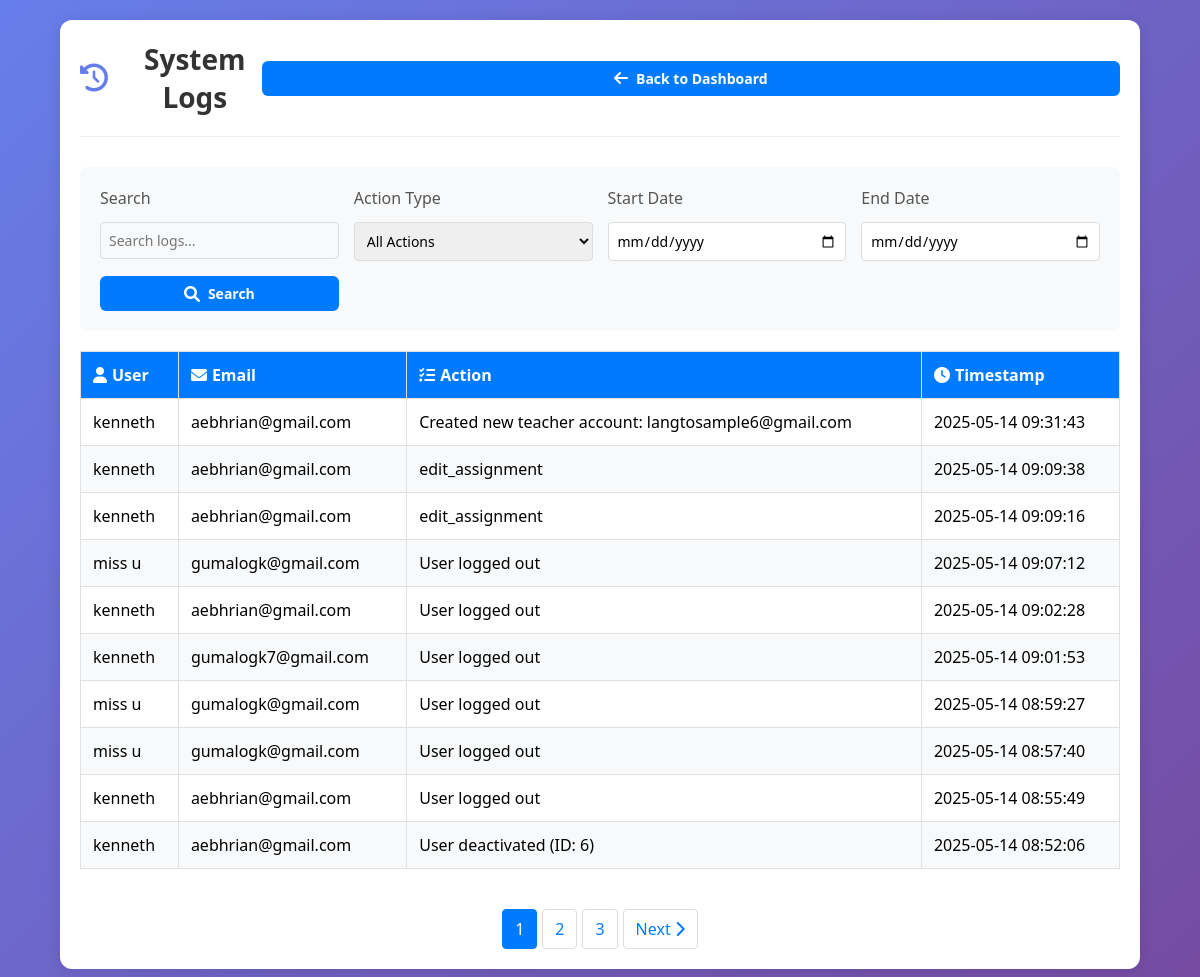
The app's page /pages/view_logs.php (signed in) with its own data.
### tables this page shows
CREATE TABLE `logs` (
  `id` int(11) NOT NULL,
  `user_id` int(11) NOT NULL,
  `action` varchar(255) NOT NULL,
  `ip_address` varchar(45) DEFAULT NULL,
  `user_agent` text DEFAULT NULL,
  `timestamp` timestamp NOT NULL DEFAULT current_timestamp(),
  `details` text DEFAULT NULL
);

CREATE TABLE `users` (
  `id` int(11) NOT NULL,
  `name` varchar(100) NOT NULL,
  `email` varchar(100) NOT NULL,
  `password` varchar(255) NOT NULL,
  `role` enum('admin','teacher','user') NOT NULL DEFAULT 'user',
  `verification_code` varchar(6) DEFAULT NULL,
  `is_verified` tinyint(1) NOT NULL DEFAULT 0,
  `status` tinyint(1) NOT NULL DEFAULT 1,
  `last_login` timestamp NULL DEFAULT NULL,
  `login_attempts` int(11) NOT NULL DEFAULT 0,
  `password_reset_token` varchar(64) DEFAULT NULL,
  `password_reset_expires` timestamp NULL DEFAULT NULL,
  `created_at` timestamp NOT NULL DEFAULT current_timestamp()
);

### pages/view_logs.php (the view, shortened to what this page needs)
<?php
require_once __DIR__ . '/../config/database.php';
$logs_per_page = 10;
$page = isset($_GET['page']) ? (int)$_GET['page'] : 1;
$offset = ($page - 1) * $logs_per_page;
$search = isset($_GET['search']) ? $_GET['search'] : '';
$start_date = isset($_GET['start_date']) ? $_GET['start_date'] : '';
$end_date = isset($_GET['end_date']) ? $_GET['end_date'] : '';
$action_filter = isset($_GET['action_filter']) ? $_GET['action_filter'] : '';
$action_condition = $action_filter ? "AND l.action = :action_filter" : '';
$date_condition = '';
$sort_column = isset($_GET['sort']) ? $_GET['sort'] : 'timestamp';
$sort_order = isset($_GET['order']) && $_GET['order'] === 'asc' ? 'ASC' : 'DESC';
$query = "SELECT l.*, u.name, u.email
          FROM logs l
          JOIN users u ON l.user_id = u.id
          WHERE (u.name LIKE :search OR l.action LIKE :search OR u.email LIKE :search)
          $action_condition $date_condition
          ORDER BY $sort_column $sort_order
          LIMIT :limit OFFSET :offset";
$stmt = $conn->prepare($query);
$stmt->bindValue(':search', '%' . $search . '%', PDO::PARAM_STR);
$stmt->bindValue(':limit', $logs_per_page, PDO::PARAM_INT);
$stmt->bindValue(':offset', $offset, PDO::PARAM_INT);
$stmt->execute();
$logs = $stmt->fetchAll(PDO::FETCH_ASSOC);
$count_query = "SELECT COUNT(*) FROM logs l
                JOIN users u ON l.user_id = u.id
                WHERE (u.name LIKE :search OR l.action LIKE :search OR u.email LIKE :search)
                $action_condition $date_condition";
$count_stmt = $conn->prepare($count_query);
$count_stmt->bindValue(':search', '%' . $search . '%', PDO::PARAM_STR);
$count_stmt->execute();
$total_logs = $count_stmt->fetchColumn();
$total_pages = ceil($total_logs / $logs_per_page);
?>
<!DOCTYPE html>
<html lang="en">
<head>
    <link rel="stylesheet" href="styles.css">
    <link rel="stylesheet" href="https://cdnjs.cloudflare.com/ajax/libs/font-awesome/6.0.0/css/all.min.css">
</head>
<body>
    <div class="container">
        <div class="header">
            <h1><i class="fas fa-history"></i> System Logs</h1>
            <a href="admin_dashboard.php" class="btn">
                <i class="fas fa-arrow-left"></i> Back to Dashboard
            </a>
        </div>
        <form method="GET" action="view_logs.php" class="filters">
            <div class="filter-group">
                <label for="search">Search</label>
                <input type="text" id="search" name="search" placeholder="Search logs..." value="<?= htmlspecialchars($search) ?>">
            </div>
            <div class="filter-group">
                <label for="action_filter">Action Type</label>
                <select name="action_filter" id="action_filter">
                    <option value="">All Actions</option>
                </select>
            </div>
            <div class="filter-group">
                <label for="start_date">Start Date</label>
                <input type="date" id="start_date" name="start_date" value="<?= htmlspecialchars($start_date) ?>">
            </div>
            <div class="filter-group">
                <label for="end_date">End Date</label>
                <input type="date" id="end_date" name="end_date" value="<?= htmlspecialchars($end_date) ?>">
            </div>
            <div class="filter-group" style="align-self: end;">
                <button type="submit" class="btn">
                    <i class="fas fa-search"></i> Search
                </button>
            </div>
        </form>
        <div class="table-container">
            <?php if (empty($logs)): ?>
                <div class="no-logs">
                    <i class="fas fa-info-circle"></i> No logs found matching your criteria.
                </div>
            <?php else: ?>
                <table>
                    <thead>
                        <tr>
                            <th>
                                <a href="?sort=name&order=<?= $sort_order === 'ASC' ? 'desc' : 'asc' ?>&search=<?= htmlspecialchars($search) ?>&action_filter=<?= htmlspecialchars($action_filter) ?>&start_date=<?= htmlspecialchars($start_date) ?>&end_date=<?= htmlspecialchars($end_date) ?>">
                                    <i class="fas fa-user"></i> User
                                </a>
                            </th>
                            <th>
                                <a href="?sort=email&order=<?= $sort_order === 'ASC' ? 'desc' : 'asc' ?>&search=<?= htmlspecialchars($search) ?>&action_filter=<?= htmlspecialchars($action_filter) ?>&start_date=<?= htmlspecialchars($start_date) ?>&end_date=<?= htmlspecialchars($end_date) ?>">
                                    <i class="fas fa-envelope"></i> Email
                                </a>
                            </th>
                            <th>
                                <a href="?sort=action&order=<?= $sort_order === 'ASC' ? 'desc' : 'asc' ?>&search=<?= htmlspecialchars($search) ?>&action_filter=<?= htmlspecialchars($action_filter) ?>&start_date=<?= htmlspecialchars($start_date) ?>&end_date=<?= htmlspecialchars($end_date) ?>">
                                    <i class="fas fa-tasks"></i> Action
                                </a>
                            </th>
                            <th>
                                <a href="?sort=timestamp&order=<?= $sort_order === 'ASC' ? 'desc' : 'asc' ?>&search=<?= htmlspecialchars($search) ?>&action_filter=<?= htmlspecialchars($action_filter) ?>&start_date=<?= htmlspecialchars($start_date) ?>&end_date=<?= htmlspecialchars($end_date) ?>">
                                    <i class="fas fa-clock"></i> Timestamp
                                </a>
                            </th>
                        </tr>
                    </thead>
                    <tbody>
                        <?php foreach ($logs as $log): ?>
                            <tr>
                                <td><?= htmlspecialchars($log['name']) ?></td>
                                <td><?= htmlspecialchars($log['email']) ?></td>
                                <td><?= htmlspecialchars($log['action']) ?></td>
                                <td><?= htmlspecialchars($log['timestamp']) ?></td>
                            </tr>
                        <?php endforeach; ?>
                    </tbody>
                </table>
            <?php endif; ?>
        </div>
        <?php if ($total_pages > 1): ?>
            <div class="pagination">
                <?php for ($i = 1; $i <= $total_pages; $i++): ?>
                    <a href="?page=<?= $i ?>&search=<?= htmlspecialchars($search) ?>&action_filter=<?= htmlspecialchars($action_filter) ?>&start_date=<?= htmlspecialchars($start_date) ?>&end_date=<?= htmlspecialchars($end_date) ?>&sort=<?= htmlspecialchars($sort_column) ?>&order=<?= htmlspecialchars($sort_order) ?>"
                       class="<?= $i === $page ? 'active' : '' ?>">
                        <?= $i ?>
                    </a>
                <?php endfor; ?>
                <?php if ($page < $total_pages): ?>
                    <a href="?page=<?= $page + 1 ?>&search=<?= htmlspecialchars($search) ?>&action_filter=<?= htmlspecialchars($action_filter) ?>&start_date=<?= htmlspecialchars($start_date) ?>&end_date=<?= htmlspecialchars($end_date) ?>&sort=<?= htmlspecialchars($sort_column) ?>&order=<?= htmlspecialchars($sort_order) ?>">
                        Next <i class="fas fa-chevron-right"></i>
                    </a>
                <?php endif; ?>
            </div>
        <?php endif; ?>
    </div>
</body>
</html>

### assets/styles.css (style rules this page uses)
:root { --primary-color: #007BFF; --secondary-color: #6c757d; --success-color: #28a745; --danger-color: #dc3545; --warning-color: #ffc107; --info-color: #17a2b8; --light-color: #f8f9fa; --dark-color: #343a40; --border-radius: 8px; --box-shadow: 0 2px 15px rgba(0, 0, 0, 0.1); --transition: all 0.3s ease; }
* { margin: 0; padding: 0; box-sizing: border-box; font-family: 'Segoe UI', Tahoma, Geneva, Verdana, sans-serif; }
body { background: linear-gradient(135deg, #667eea 0%, #764ba2 100%); min-height: 100vh; display: flex; align-items: center; justify-content: center; padding: 20px; }
.container { width: 100%; max-width: 400px; background: rgba(255, 255, 255, 0.95); border-radius: 15px; box-shadow: 0 8px 32px rgba(0, 0, 0, 0.1); backdrop-filter: blur(10px); padding: 30px; }
h1 { color: #333; text-align: center; margin-bottom: 30px; font-size: 28px; }
h1 i { margin-right: 10px; color: #667eea; }
label { display: block; margin-bottom: 8px; color: #555; font-weight: 500; }
input[type="text"], input[type="email"], input[type="password"] { width: 100%; padding: 12px 15px 12px 45px; border: 2px solid #e1e1e1; border-radius: 8px; font-size: 16px; transition: all 0.3s ease; background: #f8f9fa; }
.btn { width: 100%; padding: 12px; background: #667eea; color: white; border: none; border-radius: 8px; font-size: 16px; font-weight: 600; cursor: pointer; transition: all 0.3s ease; display: flex; align-items: center; justify-content: center; gap: 10px; }

### pages/view_logs.php (style rules this page uses)
body { font-family: 'Arial', sans-serif; margin: 0; padding: 0; background-color: #f4f4f9; }
.container { width: 90%; max-width: 1200px; margin: 20px auto; background: #fff; padding: 20px; border-radius: 12px; box-shadow: 0 2px 15px rgba(0, 0, 0, 0.1); }
.header { display: flex; justify-content: space-between; align-items: center; margin-bottom: 30px; padding-bottom: 20px; border-bottom: 1px solid #eee; }
.header h1 { margin: 0; color: #333; display: flex; align-items: center; gap: 10px; }
.filters { display: grid; grid-template-columns: repeat(auto-fit, minmax(200px, 1fr)); gap: 15px; margin-bottom: 20px; padding: 20px; background: #f8f9fa; border-radius: 8px; }
.filter-group { display: flex; flex-direction: column; gap: 5px; }
.filter-group label { font-weight: 500; color: #555; }
.filter-group input, .filter-group select { padding: 8px; border: 1px solid #ddd; border-radius: 4px; font-size: 14px; }
.btn { display: inline-flex; align-items: center; gap: 8px; padding: 8px 16px; background-color: #007BFF; color: #fff; border: none; border-radius: 6px; cursor: pointer; text-decoration: none; font-size: 14px; transition: background-color 0.3s; }
.btn i { font-size: 16px; }
.table-container { overflow-x: auto; margin: 20px 0; }
table { width: 100%; border-collapse: collapse; margin-bottom: 20px; background: #fff; }
table th, table td { border: 1px solid #e0e0e0; padding: 12px; text-align: left; }
table th { background-color: #007BFF; color: #fff; font-weight: 600; white-space: nowrap; }
table th a { color: #fff; text-decoration: none; display: flex; align-items: center; gap: 5px; }
table tr:nth-child(even) { background-color: #f8f9fa; }
.pagination { display: flex; justify-content: center; gap: 5px; margin-top: 20px; }
.pagination a { padding: 8px 12px; border: 1px solid #ddd; border-radius: 4px; text-decoration: none; color: #007BFF; transition: all 0.3s; }
.pagination a.active { background-color: #007BFF; color: #fff; border-color: #007BFF; }

### records on screen
logs: user.name "kenneth", user.email "aebhrian@gmail.com", action "Created new teacher account: langtosample6@gmail.com", timestamp "2025-05-14 09:31:43"
logs: user.name "kenneth", user.email "aebhrian@gmail.com", action "edit_assignment", timestamp "2025-05-14 09:09:38"
logs: user.name "kenneth", user.email "aebhrian@gmail.com", action "edit_assignment", timestamp "2025-05-14 09:09:16"
logs: user.name "miss u", user.email "gumalogk@gmail.com", action "User logged out", timestamp "2025-05-14 09:07:12"
logs: user.name "kenneth", user.email "aebhrian@gmail.com", action "User logged out", timestamp "2025-05-14 09:02:28"
logs: user.name "kenneth", user.email "gumalogk7@gmail.com", action "User logged out", timestamp "2025-05-14 09:01:53"
logs: user.name "miss u", user.email "gumalogk@gmail.com", action "User logged out", timestamp "2025-05-14 08:59:27"
logs: user.name "miss u", user.email "gumalogk@gmail.com", action "User logged out", timestamp "2025-05-14 08:57:40"
logs: user.name "kenneth", user.email "aebhrian@gmail.com", action "User logged out", timestamp "2025-05-14 08:55:49"
logs: user.name "kenneth", user.email "aebhrian@gmail.com", action "User deactivated (ID: 6)", timestamp "2025-05-14 08:52:06"
